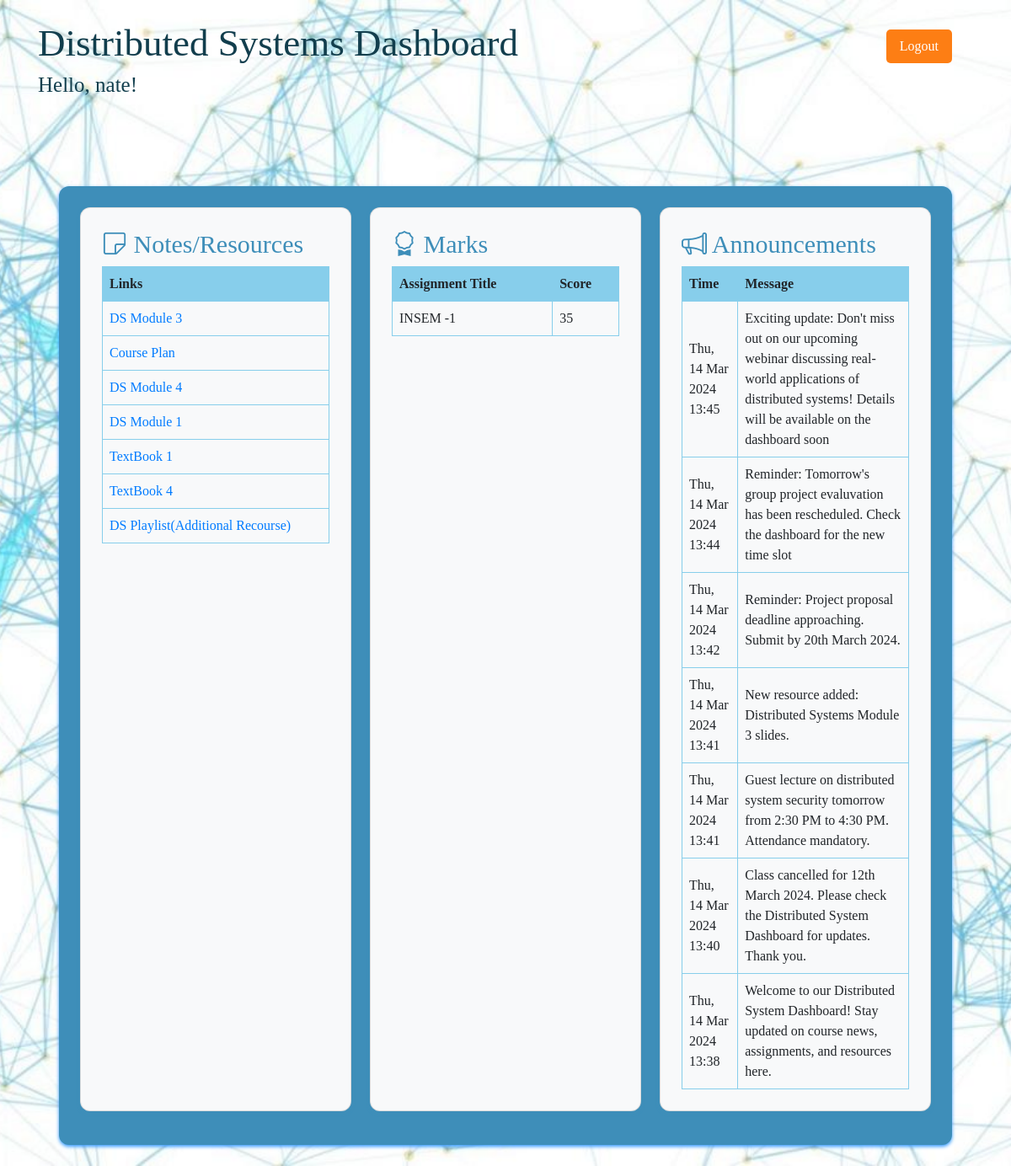
The page /home/ (signed in) on the database its author committed.
### myapp/models.py (models this page shows, shortened)
class Resource(models.Model):
    title = models.CharField(max_length=255)
    link = models.URLField()
    description = models.TextField(blank=True)

class Mark(models.Model):
    student = models.ForeignKey(User, on_delete=models.CASCADE)
    assignment_title = models.CharField(max_length=255)
    score = models.IntegerField()

class Announcement(models.Model):
    message = models.TextField()
    created_at = models.DateTimeField(auto_now_add=True)
    for_all = models.BooleanField(default=True)
    specific_student = models.ForeignKey(
        User, on_delete=models.CASCADE, null=True, blank=True)  # Optional

### myapp/views.py (the view)
# urls.py: path('home/', views.home_view, name='home'),
def home_view(request):
    resources = Resource.objects.all()
    marks = Mark.objects.filter(student=request.user)
    announcements = (Announcement.objects.filter(for_all=True) | Announcement.objects.filter(
        specific_student=request.user)).order_by('-created_at')
    context = {
        'user': request.user,
        'welcome_message': "Distributed Systems Dashboard",
        'resources': resources,
        'marks': marks,
        'announcements': announcements,
    }
    return render(request, 'home.html', context)

### templates/home.html (shortened to what this page needs)
<!DOCTYPE html>
<html lang="en">
<head>
    <link rel="stylesheet" href="https://stackpath.bootstrapcdn.com/bootstrap/4.5.2/css/bootstrap.min.css">
    <link rel="stylesheet" href="https://cdn.jsdelivr.net/npm/bootstrap-icons@1.9.1/font/bootstrap-icons.css">
</head>
<body>
    <div class="container">
        <br>
        <h1>{{ welcome_message }}</h1>
        <h3>Hello, {{ user.username }}!</h3>
        <form action="{% url 'logout' %}" method="post">
            <button type="submit">Logout</button>
        </form>
        <br><br><br>
        <div class="dashboard">
            <div class="column card bg-light">
                <h2><i class="bi bi-sticky"></i>  Notes/Resources</h2>
                <table>
                    <thead>
                        <tr>
                            <th>Links</th>
                        </tr>
                    </thead>
                    <tbody>
                        {% for resource in resources %}
                        <tr>
                            <td><a href="{{ resource.link }}">{{ resource.title }}</a></td>
                        </tr>
                        {% empty %}
                        <tr>
                            <td>No resources available.</td>
                        </tr>
                        {% endfor %}
                    </tbody>
                </table>
            </div>
            <div class="column card bg-light">
                <h2><i class="bi bi-award"></i>  Marks</h2>
                <table>
                    <thead>
                        <tr>
                            <th>Assignment Title</th>
                            <th>Score</th>
                        </tr>
                    </thead>
                    <tbody>
                        {% for mark in marks %}
                        <tr>
                            <td>{{ mark.assignment_title }}</td>
                            <td>{{ mark.score }}</td>
                        </tr>
                        {% empty %}
                        <tr>
                            <td colspan="2">No marks available.</td>
                        </tr>
                        {% endfor %}
                    </tbody>
                </table>
            </div>
            <div class="column card bg-light">
                <h2><i class="bi bi-megaphone"></i>  Announcements</h2>
                <table>
                    <thead>
                        <tr>
                            <th>Time</th>
                            <th>Message</th>
                        </tr>
                    </thead>
                    <tbody>
                        {% for announcement in announcements %}
                        <tr class="announcement" data-message="{{ announcement.message }}" data-type="{% if announcement.for_all %}Broadcast{% else %}Private{% endif %}">
                            <td>{{ announcement.created_at|date:"D, d M Y H:i" }}</td>
                            <td>{{ announcement.message }}</td>
                        </tr>
                        {% empty %}
                        <tr>
                            <td colspan="2">No announcements.</td>
                        </tr>
                        {% endfor %}
                    </tbody>
                </table>
            </div>
        </div>
    </div>
</body>
</html>

### templates/home.html (style rules this page uses)
body { font-family: 'Garamond', serif; margin: 0; padding: 0; display: flex; justify-content: center; background-color: #fff; }
.dashboard { display: grid; grid-template-columns: repeat(3, 1fr); gap: 22px; max-width: 1300px; margin: 25px; padding: 25px; background-color: #3e8eb9; border-radius: 12px; box-shadow: 0 2px 4px #3399ff; }
.column { padding: 25px; border-radius: 12px; background-color: #FFF; box-shadow: 0 2px 4px #3e8eb9; transition: transform 0.2s ease; }
h1 { color:#123e4d; font-family: 'Garamond', serif; font-size: 45px; }
h3 { color:#123e4d; font-family: 'Garamond', serif; font-size: 25px; }
h2 { color: #3e8eb9 ; font-family: 'Garamond', serif; font-size: 30px; }
.card { margin-bottom: 15px; }
button[type="submit"] { background-color: #fd7e14; color: white; border: none; padding: 8px 16px; border-radius: 5px; cursor: pointer; position: absolute; top: 35px; right: 40px; }
h2 i { color: #3e8eb9; }
.container { position: relative; }
table { border-collapse: collapse; width: 100%; }
th, td { border: 1px solid #87CEEB; padding: 8px; text-align: left; }
th { background-color: #87CEEB; }

### rows shown on the page
Resource: title "DS Module 3"
Resource: title "Course Plan"
Resource: title "DS Module 4"
Resource: title "DS Module 1"
Resource: title "TextBook 1"
Resource: title "TextBook 4"
Resource: title "DS Playlist(Additional Recourse)"
Mark: assignment_title "INSEM -1", score "35"
Announcement: created_at "Thu, 14 Mar 2024 13:45", message "Exciting update: Don't miss out on our upcoming webinar discussing real-world applications of distributed systems! Details will be available on the dashboard soon"
Announcement: created_at "Thu, 14 Mar 2024 13:44", message "Reminder: Tomorrow's group project evaluvation has been rescheduled. Check the dashboard for the new time slot"
Announcement: created_at "Thu, 14 Mar 2024 13:42", message "Reminder: Project proposal deadline approaching. Submit by 20th March 2024."
Announcement: created_at "Thu, 14 Mar 2024 13:41", message "New resource added: Distributed Systems Module 3 slides."
Announcement: created_at "Thu, 14 Mar 2024 13:41", message "Guest lecture on distributed system security tomorrow from 2:30 PM to 4:30 PM. Attendance mandatory."
Announcement: created_at "Thu, 14 Mar 2024 13:40", message "Class cancelled for 12th March 2024. Please check the Distributed System Dashboard for updates. Thank you."
Announcement: created_at "Thu, 14 Mar 2024 13:38", message "Welcome to our Distributed System Dashboard! Stay updated on course news, assignments, and resources here."

### other values the page prints
{{ welcome_message }} "Distributed Systems Dashboard"
{{ user.username }} "nate"
